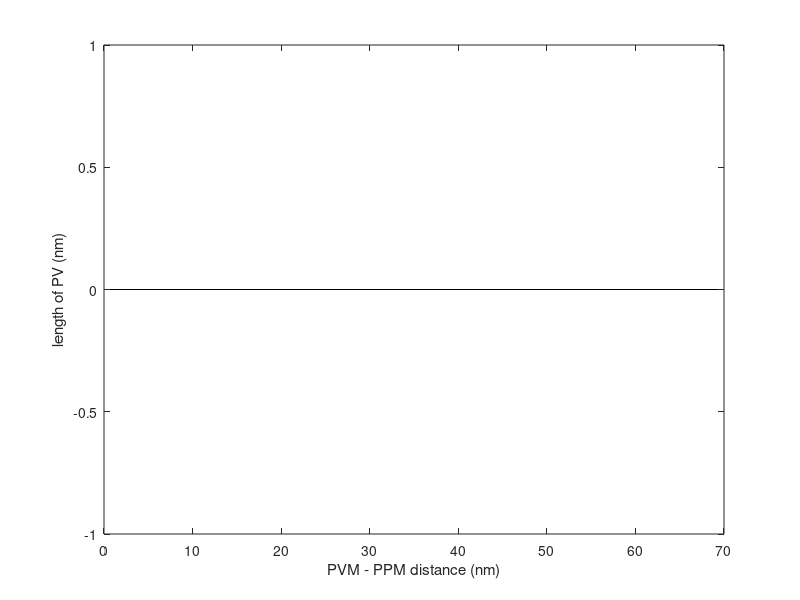

Here is the MATLAB script that generated this plot: (Note: this script raises an error after producing the figure.)
function plotMeasureLineDistanceV2 %[A,centers,Ng,histdata,B,gold] = 

fnlist = dir('*PVMPPMdist.mat');

binwidth = 2;
binedges = 0:binwidth:70;
centers = binedges(1:(end-1))+binwidth/2;
A = centers*0;
B = [];
for i = 1:length(fnlist)
    load(fnlist(i).name);
    fnlist(i).name
    max(Ch1Ch2Dist(:,6))
    [N1,edges] = histcounts(Ch1Ch2Dist(:,6),binedges);
    N = N1*scale;
    A = A+N;
    B = [B; Ch1Ch2Dist(:,6)];
    
end

%A(A>100) = [];

figure(237);
%[counts,centers] = hist(A,30);
bar(centers,A);
%hist(A,30);
ylabel('length of PV (nm)');
xlabel('PVM - PPM distance (nm)');
areaA = sum(binwidth*A);


save('PVMPPMdist_result.mat','A','centers')

figure(238);
ecdf(B);
ylabel('cummulative counts');
xlabel('PVM - PPM distance (nm)')
%Ax = A/27;


%cut the histogram in frequency data
    Avector = [];
    
    for i=1:length(A)
        segmentL = A(i); %hight of the scaled bar in nm
        dist = centers(i); % value of the membrane distance
        for k=1:round(segmentL)
            Avector = [Avector dist];
        end
    end
    logcenters = log(centers);
    PPMPVMnormcdf = cumsum(A);
    PPMPVMnormcdf = PPMPVMnormcdf/max(PPMPVMnormcdf);
figure(260);
clf;
hold on;
h1 = histogram(Avector)
h1.BinWidth = binwidth;
ylabel('length of PV (nm)');
xlabel('PVM - PPM distance (nm)');
%golddistFN = 'goldDist.mat';
%golddistFN = 'gold2.mat';
golddistFN = 'fakegold.mat';
if isfile(golddistFN)

    load(golddistFN);
    figure(239);
    [Ng,edges] = histcounts(gold,binedges);
    bar(centers,Ng);
    areagold = sum(binwidth*Ng);
    %hist(A,30);
    ylabel('number gold');
    xlabel('PVM - PPM distance (nm)')
    
    figure(240);
    clf;
    hold on;
    
    histdata =  [(A/max(A)); (Ng/max(Ng))]';
    %histdata =  [(A/areaA); (Ng/areagold)]'
    %X = [centers];
    bar(centers,histdata);
    %bar(centers,Ng/areagold,'o');
    ylabel('probability density');
    xlabel('PVM - PPM distance (nm)');
    

    
    [goldnormcdf, goldx] = ecdf(gold);
    
    figure(8);
    clf;
    hold on;
    plot(centers,PPMPVMnormcdf);
    plot(goldx,goldnormcdf);
    

    
    ecdf(Avector);
    ecdf(gold);
    
    
    logcenters = log(centers);
    loggoldx = log(goldx);
    figure(9);
    clf;
    hold on;
    plot(logcenters,PPMPVMnormcdf);
    plot(loggoldx,goldnormcdf);
    
    save('distroVars.mat','Ng','gold','A','B','Avector','centers','logcenters','PPMPVMnormcdf','goldx','loggoldx','goldnormcdf')
    
    %cCount = centers(centers<20);
    TotLclose = sum(A(centers<=20))/1000;
    TotLfar = sum(A(centers>20))/1000;
    NgoldClose = sum(gold<=20);
    NgoldFar = sum(gold>20);
    
    ratioFar = NgoldFar/TotLfar
    ratioClose = NgoldClose/TotLclose
    
    median(gold)
    %for i=1:length(cCount)
        
    
%    normcdf
    
    kstest2(Avector,gold)
else 
    
     save('distroVars.mat','A','B','Avector','centers','logcenters','PPMPVMnormcdf')
    
end

